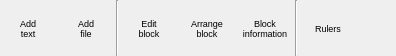
        <widget class="QWidget" name="TopLayout_3" native="true">
         <property name="sizePolicy">
          <sizepolicy hsizetype="Preferred" vsizetype="Fixed">
           <horstretch>0</horstretch>
           <verstretch>0</verstretch>
          </sizepolicy>
         </property>
         <property name="minimumSize">
          <size>
           <width>0</width>
           <height>56</height>
          </size>
         </property>
         <property name="maximumSize">
          <size>
           <width>16777215</width>
           <height>56</height>
          </size>
         </property>
         <property name="font">
          <font>
           <pointsize>8</pointsize>
          </font>
         </property>
         <property name="styleSheet">
          <string notr="true">QToolButton {
	background-color: transparent;
	border: none; 
    font-size: 9px;
}
QToolButton:hover{ 
    border: 2px solid #8f8f91;
     border-radius: 6px;
     background-color: qlineargradient(x1: 0, y1: 0, x2: 0, y2: 1,
                                       stop: 0 #f6f7fa, stop: 1 #dadbde);
}
QToolButton:pressed {
    border: 2px solid #8f8f91;
     border-radius: 6px;
     background-color: qlineargradient(x1: 0, y1: 0, x2: 0, y2: 1,
                                       stop: 0 #f6f7fa, stop: 1 #dadbde);
 }
</string>
         </property>
         <layout class="QHBoxLayout" name="horizontalLayout_35">
          <property name="spacing">
           <number>2</number>
          </property>
          <property name="leftMargin">
           <number>0</number>
          </property>
          <property name="topMargin">
           <number>0</number>
          </property>
          <property name="rightMargin">
           <number>0</number>
          </property>
          <property name="bottomMargin">
           <number>0</number>
          </property>
          <item>
           <widget class="QToolButton" name="AddTextBlock">
            <property name="minimumSize">
             <size>
              <width>56</width>
              <height>56</height>
             </size>
            </property>
            <property name="maximumSize">
             <size>
              <width>56</width>
              <height>56</height>
             </size>
            </property>
            <property name="font">
             <font>
              <pointsize>-1</pointsize>
             </font>
            </property>
            <property name="toolTip">
             <string>Add a new text block</string>
            </property>
            <property name="text">
             <string>Add
text</string>
            </property>
            <property name="icon">
             <iconset>
              <normaloff>:/img/add_text.png</normaloff>:/img/add_text.png</iconset>
            </property>
            <property name="iconSize">
             <size>
              <width>24</width>
              <height>24</height>
             </size>
            </property>
            <property name="shortcut">
             <string>Ctrl+Ins</string>
            </property>
            <property name="toolButtonStyle">
             <enum>Qt::ToolButtonTextUnderIcon</enum>
            </property>
           </widget>
          </item>
          <item>
           <widget class="QToolButton" name="AddFileBlock">
            <property name="minimumSize">
             <size>
              <width>56</width>
              <height>56</height>
             </size>
            </property>
            <property name="maximumSize">
             <size>
              <width>56</width>
              <height>56</height>
             </size>
            </property>
            <property name="font">
             <font>
              <pointsize>-1</pointsize>
             </font>
            </property>
            <property name="toolTip">
             <string>Add one or several new blocks of images or video. A file selection dialog appears allowing you to select files.

Note: in case of multiple selection, files are added in the alphabetical order of the filenames or in the digital order of shots (according to the option selected in the configuration dialog).</string>
            </property>
            <property name="text">
             <string>Add
file</string>
            </property>
            <property name="icon">
             <iconset>
              <normaloff>:/img/add_image.png</normaloff>:/img/add_image.png</iconset>
            </property>
            <property name="iconSize">
             <size>
              <width>24</width>
              <height>24</height>
             </size>
            </property>
            <property name="shortcut">
             <string>Ins</string>
            </property>
            <property name="toolButtonStyle">
             <enum>Qt::ToolButtonTextUnderIcon</enum>
            </property>
           </widget>
          </item>
          <item>
           <widget class="Line" name="line_6">
            <property name="orientation">
             <enum>Qt::Vertical</enum>
            </property>
           </widget>
          </item>
          <item>
           <widget class="QToolButton" name="EditBT">
            <property name="minimumSize">
             <size>
              <width>56</width>
              <height>56</height>
             </size>
            </property>
            <property name="maximumSize">
             <size>
              <width>56</width>
              <height>56</height>
             </size>
            </property>
            <property name="font">
             <font>
              <pointsize>-1</pointsize>
             </font>
            </property>
            <property name="toolTip">
             <string>Edit block</string>
            </property>
            <property name="text">
             <string>Edit
block</string>
            </property>
            <property name="icon">
             <iconset>
              <normaloff>:/img/edit.png</normaloff>:/img/edit.png</iconset>
            </property>
            <property name="iconSize">
             <size>
              <width>24</width>
              <height>24</height>
             </size>
            </property>
            <property name="toolButtonStyle">
             <enum>Qt::ToolButtonTextUnderIcon</enum>
            </property>
           </widget>
          </item>
          <item>
           <widget class="QToolButton" name="ArrangeBT">
            <property name="minimumSize">
             <size>
              <width>56</width>
              <height>56</height>
             </size>
            </property>
            <property name="maximumSize">
             <size>
              <width>56</width>
              <height>56</height>
             </size>
            </property>
            <property name="font">
             <font>
              <pointsize>-1</pointsize>
             </font>
            </property>
            <property name="toolTip">
             <string>Arrange blocks</string>
            </property>
            <property name="text">
             <string>Arrange
block</string>
            </property>
            <property name="icon">
             <iconset>
              <normaloff>:/img/Arrange/arrange.png</normaloff>:/img/Arrange/arrange.png</iconset>
            </property>
            <property name="iconSize">
             <size>
              <width>24</width>
              <height>24</height>
             </size>
            </property>
            <property name="toolButtonStyle">
             <enum>Qt::ToolButtonTextUnderIcon</enum>
            </property>
           </widget>
          </item>
          <item>
           <widget class="QToolButton" name="InfoBlockBT">
            <property name="minimumSize">
             <size>
              <width>56</width>
              <height>56</height>
             </size>
            </property>
            <property name="maximumSize">
             <size>
              <width>56</width>
              <height>56</height>
             </size>
            </property>
            <property name="font">
             <font>
              <pointsize>-1</pointsize>
             </font>
            </property>
            <property name="toolTip">
             <string>Display information on image or video file</string>
            </property>
            <property name="text">
             <string>Block
information</string>
            </property>
            <property name="icon">
             <iconset>
              <normaloff>:/img/Action_Info.png</normaloff>:/img/Action_Info.png</iconset>
            </property>
            <property name="iconSize">
             <size>
              <width>24</width>
              <height>24</height>
             </size>
            </property>
            <property name="toolButtonStyle">
             <enum>Qt::ToolButtonTextUnderIcon</enum>
            </property>
           </widget>
          </item>
          <item>
           <widget class="Line" name="line_7">
            <property name="orientation">
             <enum>Qt::Vertical</enum>
            </property>
           </widget>
          </item>
          <item>
           <widget class="QToolButton" name="RulersBT">
            <property name="minimumSize">
             <size>
              <width>56</width>
              <height>56</height>
             </size>
            </property>
            <property name="maximumSize">
             <size>
              <width>56</width>
              <height>56</height>
             </size>
            </property>
            <property name="font">
             <font>
              <pointsize>-1</pointsize>
             </font>
            </property>
            <property name="toolTip">
             <string>Allows you to open the rulers settings dialog.</string>
            </property>
            <property name="text">
             <string>Rulers</string>
            </property>
            <property name="icon">
             <iconset>
              <normaloff>:/img/ruler_ok.png</normaloff>:/img/ruler_ok.png</iconset>
            </property>
            <property name="iconSize">
             <size>
              <width>24</width>
              <height>24</height>
             </size>
            </property>
            <property name="toolButtonStyle">
             <enum>Qt::ToolButtonTextUnderIcon</enum>
            </property>
           </widget>
          </item>
          <item>
           <spacer name="horizontalSpacer_8">
            <property name="orientation">
             <enum>Qt::Horizontal</enum>
            </property>
            <property name="sizeHint" stdset="0">
             <size>
              <width>40</width>
              <height>20</height>
             </size>
            </property>
           </spacer>
          </item>
         </layout>
        </widget>
